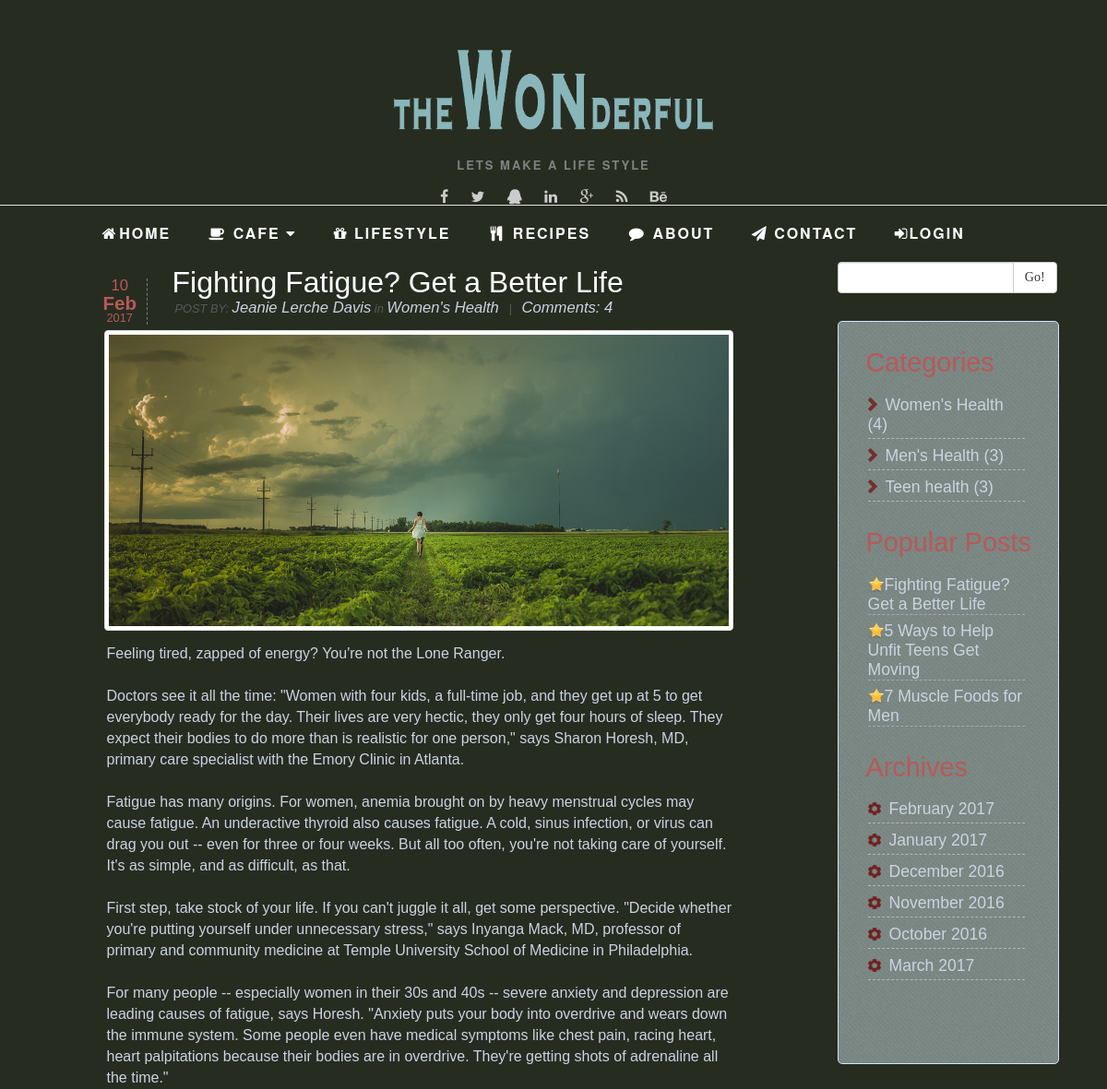
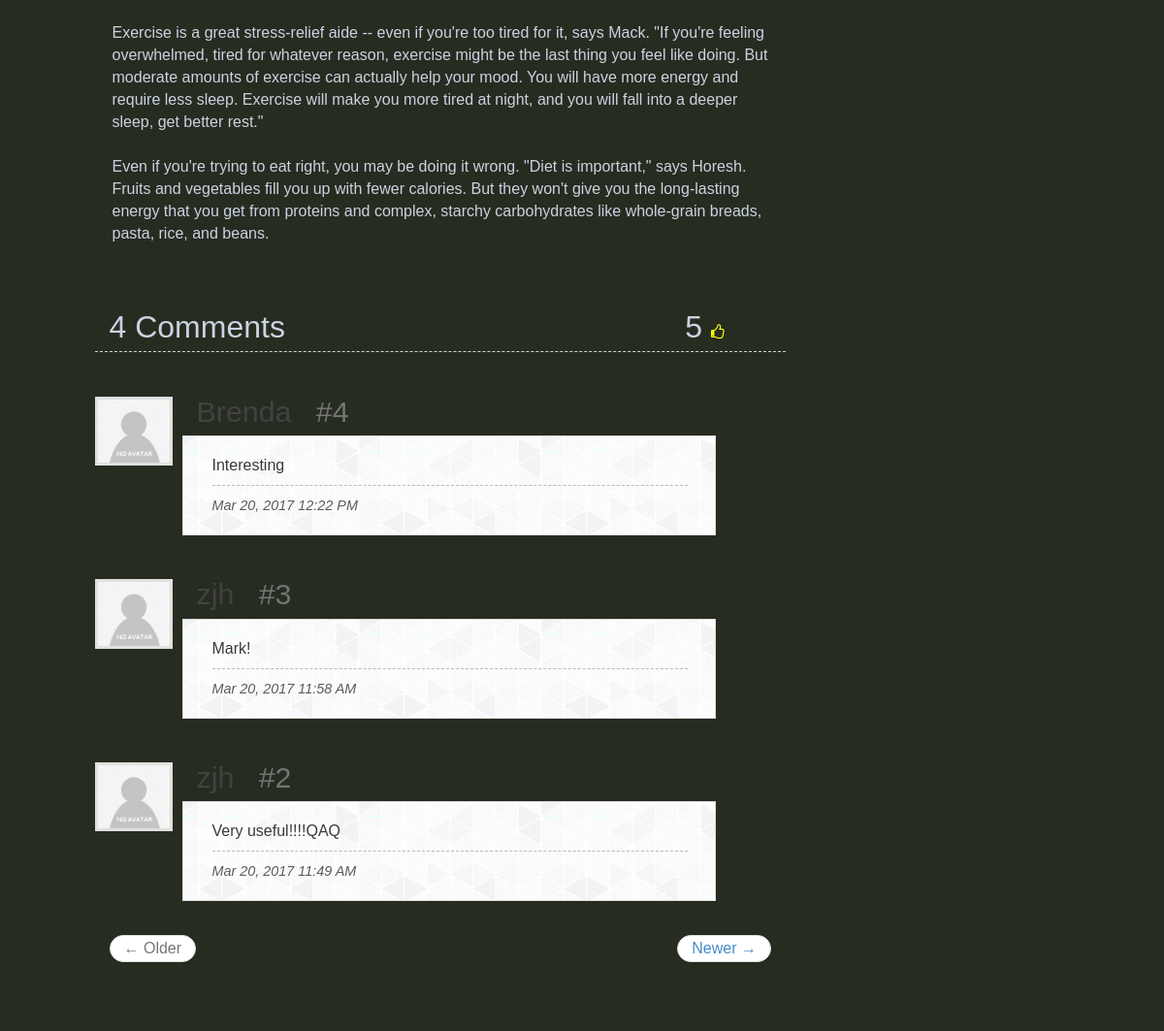
/blogpost.php?blog_id=1, run on the app's committed database (2 pictures, top to bottom).
### tables this page shows
CREATE TABLE `Blog` (
  `id` int(11) NOT NULL AUTO_INCREMENT,
  `article_name` varchar(255) DEFAULT NULL,
  `article_content` varchar(5000) DEFAULT NULL,
  `date` datetime DEFAULT NULL,
  `category` int(11) NOT NULL,
  `author` int(11) DEFAULT NULL,
  PRIMARY KEY (`id`)
);

CREATE TABLE `User` (
  `id` int(11) NOT NULL AUTO_INCREMENT,
  `username` varchar(255) DEFAULT NULL,
  `password` varchar(255) DEFAULT NULL,
  `first_name` varchar(255) DEFAULT NULL,
  `last_name` varchar(255) DEFAULT NULL,
  `email` varchar(255) DEFAULT NULL,
  `salt` varchar(255) DEFAULT NULL,
  `gender` varchar(255) DEFAULT NULL,
  `profile_img` varchar(255) DEFAULT '',
  PRIMARY KEY (`id`)
);

CREATE TABLE `Blog_category` (
  `id` int(11) NOT NULL AUTO_INCREMENT,
  `category` varchar(255) DEFAULT NULL,
  PRIMARY KEY (`id`)
);

CREATE TABLE `Comment` (
  `id` int(11) NOT NULL AUTO_INCREMENT,
  `comment` varchar(255) DEFAULT NULL,
  `user_id` int(11) DEFAULT NULL,
  `blog_id` int(11) DEFAULT NULL,
  `date` datetime DEFAULT NULL,
  PRIMARY KEY (`id`)
);

### html/blogpost.php (the view, shortened to what this page needs)
<!DOCTYPE html>
<html>
<head>
		<link href="css/bootstrap.min.css" rel='stylesheet' type='text/css' />
		<link href="css/font-awesome.min.css" rel="stylesheet" type="text/css">
		<link href="css/jquery-ui.css" rel="stylesheet" type="text/css">
		<link rel="stylesheet" type="text/css" href="css/blog/style1.css" />
</head>
<body>
	<?php include 'header.php';?>
	<div class="container blog_content">
		<div class="row">
			<div class="col-md-7 col-md-offset-1 left">
			<div class="row blog">
				<div class="post-wrap">
				<?php
				$blog_id = filter_var($_GET['blog_id'], FILTER_SANITIZE_STRING);
				$mysqli = connect_mysql();
				$sql = "SELECT b.article_name,b.article_content,b.date,b.author,b.category,bc.category,u.first_name,u.last_name,bi.img_url,COUNT(c.blog_id) FROM Blog b LEFT JOIN Comment c ON b.id=c.blog_id,Blog_category bc,User u,Blog_Img bi WHERE b.category=bc.id AND b.author=u.id AND b.id=bi.blog_id AND b.id=?";
				if ($stmt = $mysqli->prepare($sql)) {
					$stmt->bind_param("i", $blog_id);
					$stmt->execute();
					$stmt->bind_result($article_name,$article_content,$date,$author,$cate_id,$category,$first_name,$last_name,$img_url,$com_num);
					$time = strtotime($date);
					$year = date("Y",$time);
					$mon = date("M",$time);
					$day = date("d",$time);
					echo "<div class=\"post-date\"><span class=\"day\">$day</span> <span class=\"month\">$mon</span> <span class=\"year\">$year</span></div>
							<div class=\"post-header\">$article_name</div>
							<div class=\"post-info-wrap\">POST BY: <span class=\"author-name\">$first_name $last_name</span> in <a href=\"lifestyle.php?category=$cate_id\">$category</a> &nbsp;&nbsp;|&nbsp;&nbsp; <a href=\"#comments-count\" class=\"scroll\" id=\"t_com_num\">Comments: $com_num</a></div>
							<img src=\"$img_url\" class=\"img-thumbnail img-responsive\" alt=\"Enter here a description of pictures\" />
							<div class=\"post-descr\"><p>$article_content</p></div>";
				}
				?>
				</div>
			 </div>
			 <div class="row comment">
			 <div  id="comments-count" class="row">
			 	<div class="col-md-10" id="com_com_num">
			 		<?php echo "$com_num Comments";?>
			 	</div>
			 	<div class="col-md-2" id="follower">
			 	<?php
			 	$mysqli = connect_mysql();
				$sql = "SELECT COUNT(user_id) FROM Blog_follower WHERE blog_id=?";
				if ($stmt = $mysqli->prepare($sql)) {
					$stmt->bind_param("i", $blog_id);
					$stmt->execute();
					$stmt->bind_result($followers);
					echo $followers.' ';
				}
				if(isset($_SESSION['userID'])){
					$user_id = $_SESSION['userID'];
					$mysqli = connect_mysql();
					$sql = "SELECT id FROM Blog_follower WHERE blog_id=? and user_id=?";
					if ($stmt = $mysqli->prepare($sql)) {
						$stmt->bind_param("ii", $blog_id,$user_id);
						$stmt->execute();
						$stmt->bind_result($id);
						$stmt->fetch();
						if($id==null){?>
						<span id="thumb_up"><a href="javascript:;"><i class="fa fa-thumbs-o-up fa-4x" aria-hidden="true" ></i></a></span>
						<?php }else {?>
				 		<i class="fa fa-thumbs-o-up fa-4x" aria-hidden="true" id="thumb-up" style="color : yellow"></i>
						<?php }
						$stmt->close();
					}
				}else{?>
				 	<i class="fa fa-thumbs-o-up fa-4x" aria-hidden="true" id="thumb-up" style="color : yellow"></i>
				<?php }		?>
				</div>
			 </div>
			 	<div id="comment-section">
					<div class="comment-wrap" id="comment_wrap">
					<?php
					$sql = "SELECT c.comment,u.username,c.date,u.profile_img FROM Comment c,User u WHERE c.blog_id=? AND c.user_id=u.id ORDER BY c.date DESC LIMIT 3;";
					if ($stmt = $mysqli->prepare($sql)) {
						$stmt->bind_param("i", $blog_id);
						$stmt->execute();
						$stmt->bind_result($comments, $com_user,$com_date,$profile_img);
						$floor = $com_num;
						$page = 1;
						while($stmt->fetch()){
							$com_time = date("M d, Y  h:i A",strtotime($com_date));?>
							<div class="row">
							 	<div class="avatar-wrap" >
									<img src=<?php echo $profile_img;?> alt="" />
								</div>
								<div class="comment-text-wrap">
									<div class="comment-title"><?php echo $com_user;?> &nbsp;&nbsp;<span class="post-number">#<?php echo $floor;?></span></div>
									<div class="comment-text"><?php echo $comments;?>
										<div class="date-reply-wrap">
											<div class="date-time"><?php echo $com_time;?></div>
										</div>
									</div>
								</div>
							</div>
							<?php $floor--;
						}
					}
					?>
					</div>
					<ul class="pager">
   	 					<li class="previous" id="page_previous" value="<?php echo $page-1;?>"><a href="javascript:;">&larr; Older</a></li>
    					<li class="next" id="page_next" value="<?php echo $page+1;?>"><a href="javascript:;">Newer &rarr;</a></li>
					</ul>
				</div>
			 </div>
			</div>
			<?php include 'life_right.php';?>
		</div>
	</div>
</body>
</html>

### html/life_right.php (shortened to what this page needs)
	<div class="col-md-3 col-md-offset-1 right" >
	<div class="search-sec" >
	<div class="row">
   <form action="lifestyle.php" method="get" role="search">
               <div class="col-md-11">
              <div class="input-group">
                  <input type="text" class="form-control" name="keyword" id="blog_search">
                  <span class="input-group-btn">
                      <button class="btn btn-default" type="submit" >Go!</button>
                  </span>
              </div>
          </div>
      </form>
      </div>
</div>
	<div id="content-right">
		<div class="row">
			<div class="content-right-header">Categories</div>
			<ul id="blog-category">
			<?php
			$mysqli = connect_mysql();
			$sql = "SELECT bc.category,bc.id,COUNT(b.category) FROM Blog_category bc LEFT JOIN Blog b ON bc.id = b.category GROUP BY bc.id";
			if ($stmt = $mysqli->prepare($sql)) {
				$result=$stmt->execute();
				$stmt->bind_result($all_cate, $cate_ids,$cate_num);
				while($stmt->fetch()){
					echo "<li><img src=\"images/blog/arrow_right.png\" class=\"right-category-image\" alt=\"Arrow right icon\" /><a href=\"lifestyle.php?category=$cate_ids\">$all_cate</a> <span class=\"post-count\">($cate_num)</span></li>";
				}
			}
			?>
			</ul>
		</div>
		<div class="row">
			<div class="content-right-header">Popular Posts</div>
			<ul id="sidebar-popular">
			<?php
			$mysqli = connect_mysql();
			$sql = "SELECT bf.blog_id, b.article_name FROM Blog_follower bf,Blog b WHERE bf.blog_id = b.id GROUP BY bf.blog_id ORDER BY COUNT(bf.blog_id) DESC, b.date DESC LIMIT 3";
			if ($stmt = $mysqli->prepare($sql)) {
				$result=$stmt->execute();
				$stmt->bind_result($blog_id, $article_name);
				while($stmt->fetch()){
					echo "<li><img src=\"images/blog/star.png\" alt=\"Star icon\" class=\"sidebar-popular-star\" /><a href=\"blogpost.php?blog_id=$blog_id\" class=\"scroll\">$article_name</a></li>";
				}
			}
			?>
			</ul>
		</div>
		<div class="row">
				<div class="content-right-header">Archives</div>
				<ul id="sidebar-archive">
				<?php
				$sql = "SELECT DISTINCT DATE_FORMAT(date,'%M %Y') FROM Blog WHERE date BETWEEN DATE_SUB(NOW(),INTERVAL 6 MONTH) AND NOW();";
				if ($stmt = $mysqli->prepare($sql)) {
					$result=$stmt->execute();
					$stmt->bind_result($archi_time);
					while($stmt->fetch()){
						$timestamp = strtotime($archi_time);
						echo "<li><a href=\"lifestyle.php?time=$timestamp\" class=\"scroll\"><img src=\"images/blog/gear.png\" class=\"archive-image\" alt=\"Archive icon\" />$archi_time</a></li>";
					}
				}
				?>
			</ul>
		</div>
	</div>
	</div>

### html/css/blog/style1.css (style rules this page uses)
html, body, div, span, applet, object, iframe, h1, h2, h3, h4, h5, h6, p, blockquote, pre, a, abbr, acronym, address, big, cite, code, del, dfn, em, font, img, ins, kbd, q, s, samp, small, strike, strong, sub, sup, tt, var, dl, dt, dd, ol, ul, li, fieldset, form, label, legend, table, caption, tbody, tfoot, thead, tr, th, td { margin:0; padding:0; border:0; outline:0; font-weight:inherit; font-style:inherit; font-size:100%; font-family:inherit; vertical-align:baseline; }
body { line-height:1; color:#272c21; background:#272c21; }
.post-count { font-family:'PT Sans Narrow', sans-serif; color:#cad3e1; }
.post-wrap { position:relative; padding-bottom:15px; margin-bottom:30px; }
.post-date { position:absolute; left:-1px; top:12px; color:#b95959; font-family:'Arial', sans-serif; border-right:1px dashed #7c7b7b; padding-right:11px; font-size:0.8em; }
.post-date .day { display:block; text-align:center; font-size:1.3em; }
.post-date .month { display:block; font-size:1.6em; font-weight:bold; }
.post-date .year { display:block; text-align:center; }
.post-wrap a { color:#cad3e1; text-decoration:none; }
.post-header { font-family:'Arial', sans-serif; font-size:32px; color:white; margin:6px 0 4px 74px; }
.post-info-wrap { font-family:'Arial', sans-serif; color:#595959; font-size:0.8em; margin-bottom:10px; margin:0 0 15px 77px; font-style:italic; }
.post-info-wrap a { font-size:1.3em; color:#cad3e1; text-decoration:none; }
.author-name { font-size:1.3em !important; color:#cad3e1; }
.post-descr { padding:10px 0; font-family:'Arial',sans-serif !important; line-height:24px; font-size:1em; color:white; margin-left:3px; }
#comments-count { font-family:"Arial",sans-serif; color:#cad3e1; font-size:2em; margin-bottom:16px; border-bottom:1px dashed #d4d4d4; padding-bottom:9px; }
#comment-section { font-family:"Arial",sans-serif; margin-bottom:43px; }
.comment-wrap .avatar-wrap, .comment-wrap .comment-text-wrap, .comment-answer-wrap .avatar-wrap, .comment-answer-wrap .comment-text-wrap { margin:30px 0 15px 0; }
.avatar-wrap { float:left; margin-right:10px !important; }
.avatar-wrap img { width:80px; border:3px solid #e0e0e0; }
.comment-text-wrap { float:left; margin-left:9px; }
.comment-title { font-size:1.9em; color:#424242; padding-left:15px; }
.post-number { color:#747474; }
.comment-text { width:auto; max-width:550px; border:1px solid #dcdcdc; padding:20px 30px 40px 30px; margin-top:10px; color:#393838; line-height:20px; background-color:#F6F6F6; background-image:url(../images/gplaypattern.png); text-shadow:1px 1px 0px #fff; }
.date-reply-wrap { position:relative; width:490px; border-top:1px dashed #bababa; margin-top:10px; padding-top:10px; }
.date-time { position:absolute; left:0px; font-size:0.9em; color:#5b5b5b; font-style:italic; }
.content-right-header { margin:30px 0 18px 20px; font-family:Arial; padding-bottom:3px; color:#b95959; font-size:1.8em; }
.content-right-header:first-child { margin-top:0px; }
#content-right ul { list-style:none; margin:13px 0 30px 22px; font-size:1.1em; font-family:Arial; line-height:21px; }
#content-right li>a { font-family:'Droid Sans', sans-serif; color:#cad3e1; text-decoration:none; }
#sidebar-popular li { margin-bottom:7px; border-bottom:1px dashed #a8a8a8; width:170px; }
.right-category-image { width:10px; vertical-align:-1px; margin-right:9px; opacity:0.7; }
.sidebar-popular-star { width:18px; vertical-align:-3px; }
.archive-image { width:14px; vertical-align:-1px; margin-right:9px; opacity:0.8; }
.post-descr p { margin-bottom:14px; line-height:23px; color:#cad3e1 }
#content-right { border-radius:5px; padding:30px 25px 60px 25px; background-image:url('../images/sidebar_bg.png'); width:240px; margin:30px 10px 0 0; border:1px solid #d2e3ff; }
#blog-category li, #sidebar-archive li { width:170px; margin-bottom:8px; padding-bottom:4px; border-bottom:1px dashed #b6b6b6; }

### html/css/test.css (style rules this page uses)
html, body { font-family: 'OpenSans-Regular'!important; font-size: 100%; color:#272c21; background: #272c21; }

### html/css/templatemo_style.css (style rules this page uses)
*, body { font-family: "HelveticaNeue", "Helvetica Neue", Helvetica, Arial, sans-serif; }
body { margin-bottom: 30px; }
.fa { font-size: 16px; }

### data on the page
blog: date "10", date "Feb", date "2017", article_name "Fighting Fatigue? Get a Better Life", user.first_name "Jeanie", user.last_name "Lerche Davis", blog_category.category "Women's Health", article_content "Feeling tired, zapped of energy? You're not the Lone Ranger. Doctors see it all the time: \"Women with four kids, a full-time job, and they get up at 5 to get everybody ready for the day. Their lives are very hectic, they only get four hours of sleep. They expect their bodies to do more than is realistic for one person,\" says Sharon Horesh, MD, primary care specialist with the Emory Clinic in Atlanta. Fatigue has many origins. For women, anemia brought on by heavy menstrual cycles may cause fatigue. An underactive thyroid also causes fatigue. A cold, sinus infection, or virus can drag you out -- even for three or four weeks. But all too often, you're not taking care of yourself. It's as…"
comment: user.profile_img (placeholder picture), user.username "Brenda", comment "Interesting", date "Mar 20, 2017 12:22 PM"
comment: user.profile_img (placeholder picture), user.username "zjh", comment "Mark!", date "Mar 20, 2017 11:58 AM"
comment: user.profile_img (placeholder picture), user.username "zjh", comment "Very useful!!!!QAQ", date "Mar 20, 2017 11:49 AM"
blog_category: category "Women's Health", cate_num "4"
blog_category: category "Men's Health", cate_num "3"
blog_category: category "Teen health", cate_num "3"

### other printed values
$com_num "4"
$followers "5"
$article_name "Fighting Fatigue? Get a Better Life"
$article_name "5 Ways to Help Unfit Teens Get Moving"
$article_name "7 Muscle Foods for Men"
$archi_time "February 2017"
$archi_time "January 2017"
$archi_time "December 2016"
$archi_time "November 2016"
$archi_time "October 2016"
$archi_time "March 2017"
